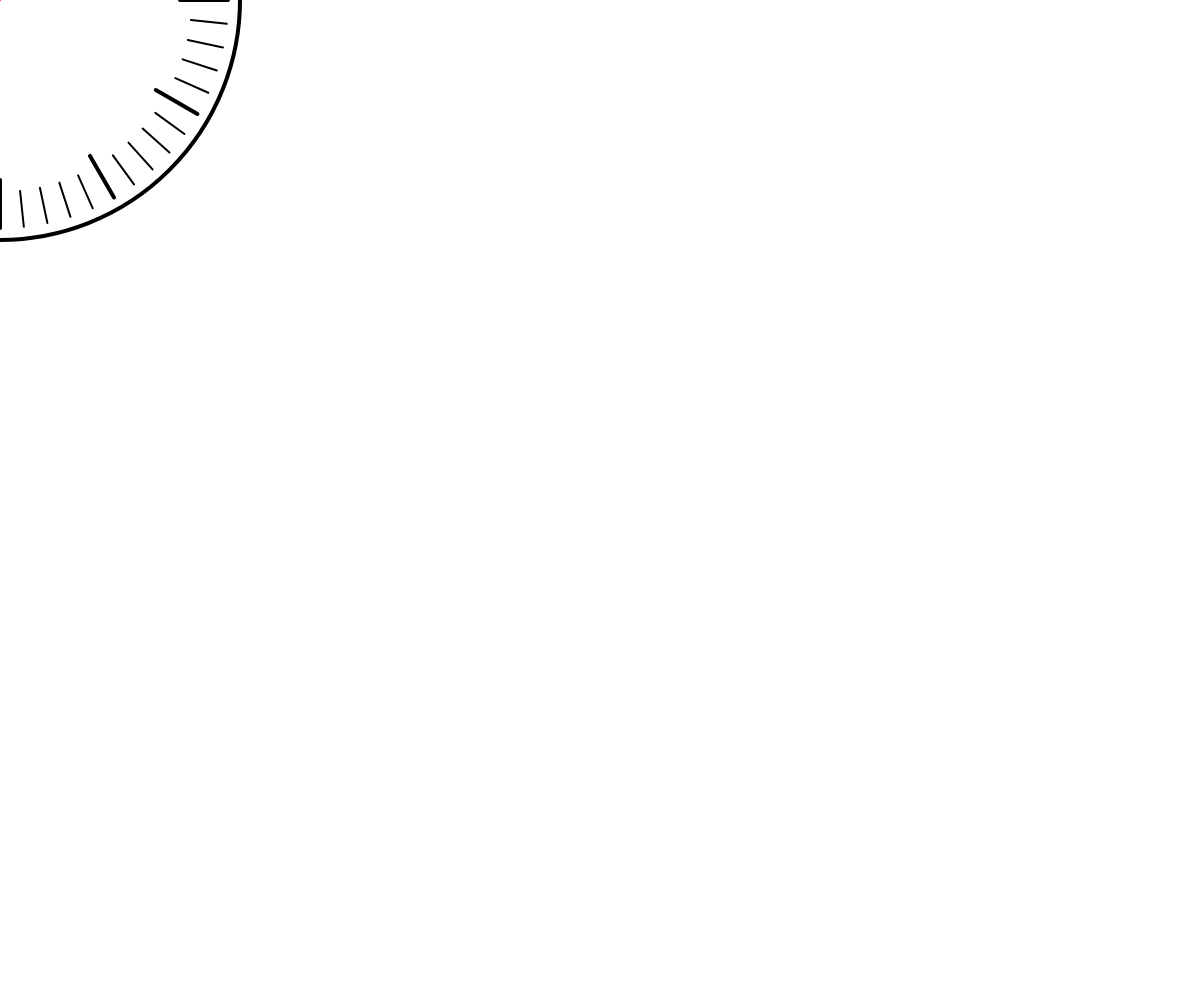
Frame 1 (no input)
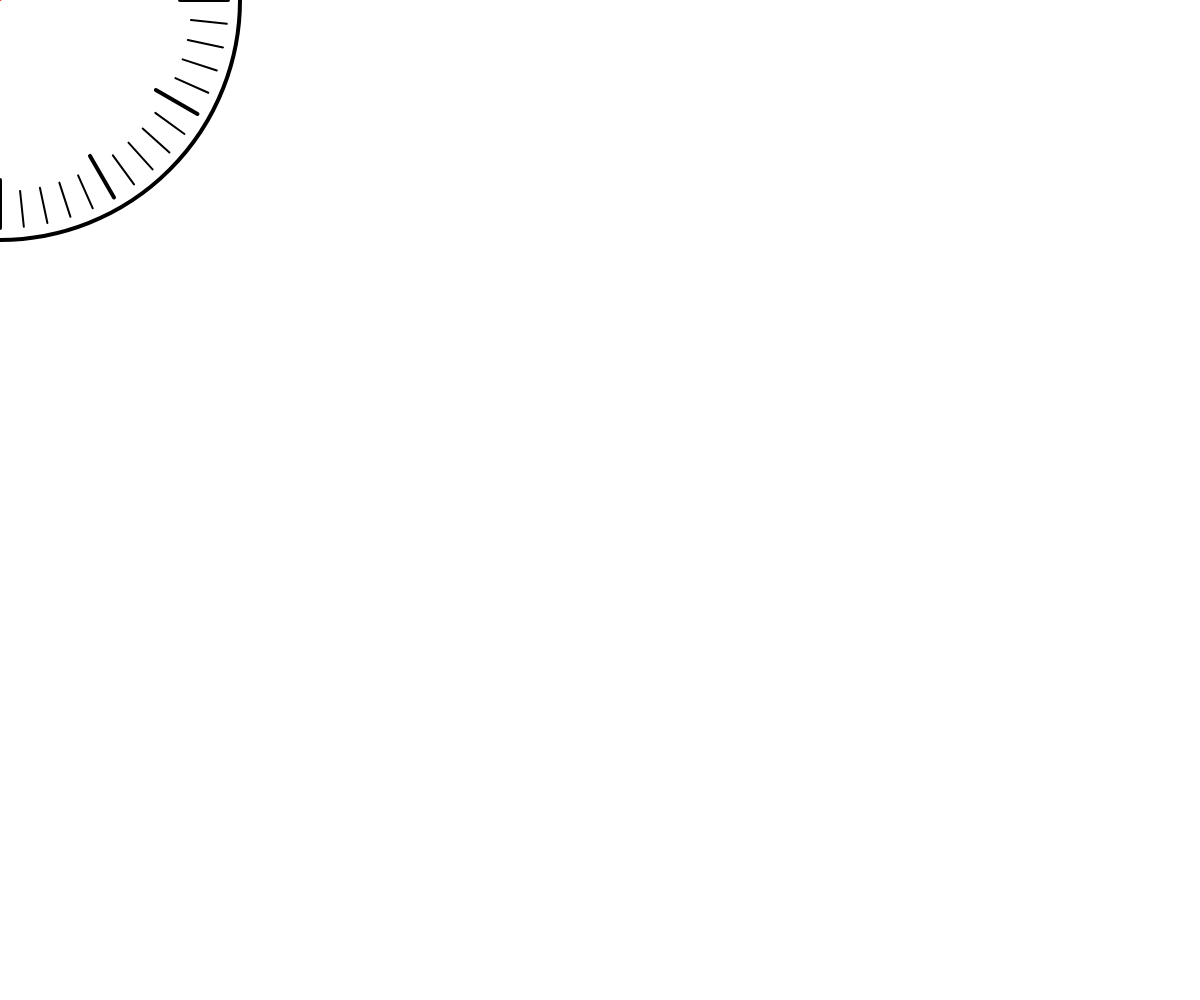
Frame 60 (no input)
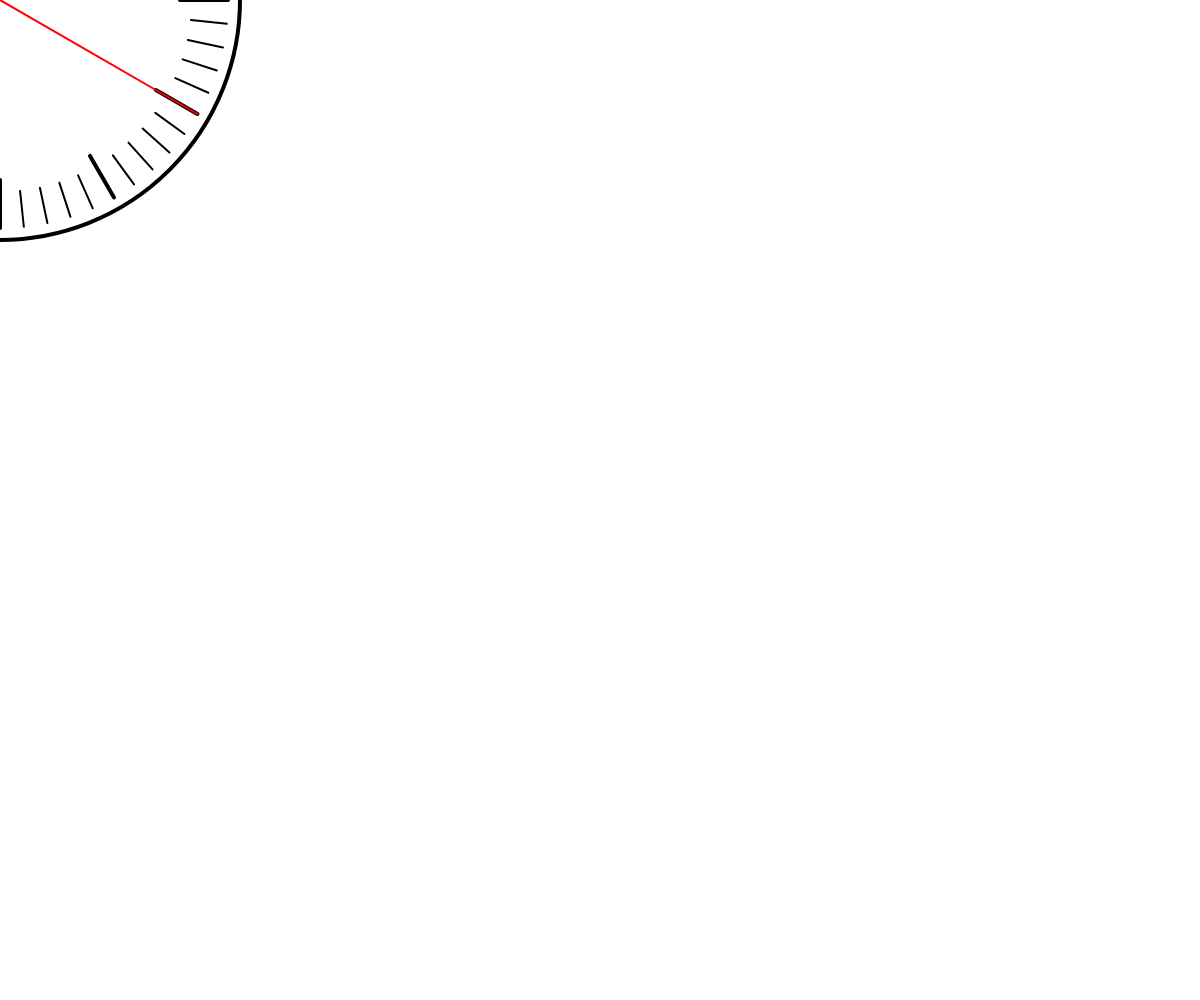
Frame 120 (the mouse pressed at the canvas centre since frame 60)

The p5.js sketch that drew these frames (run headless with seeded random() and noise() and a simulated clock; from frame 60 on, the mouse is pressed at the canvas centre):

// p5.js sketch
// ── sketch.js
// Project Title
// Your Name
// Date
//
// Extra for Experts:
// - describe what you did to take this project "above and beyond"
function setup() {
  createCanvas(windowWidth, windowHeight);
}

function draw() {
  background(255);
  push();
  translate(width / 2), height / 2;
  ellipseMode(CENTER);
  strokeWeight(4);
  ellipse(0, 0, width * 0.4, width * 0.4);
  for (let i = 0; i < 60; i++) {
    if (i % 5 === 0) {
      strokeWeight(4);
      line(width * 0.15, 0, width * 0.19, 0);
      
    }
    else {
      strokeWeight(2);
      line(width * 0.16, 0, width * 0.19, 0);
    }
    rotate(radians(6));
  }
  //draws the second hand
  rotate(radians(-90));
  push();
  stroke(255,0,0);
  strokeWeight(2);
  rotate(radians(frameCount));
  line(0,0,width*0.19,0);
  pop();
  pop();
}
